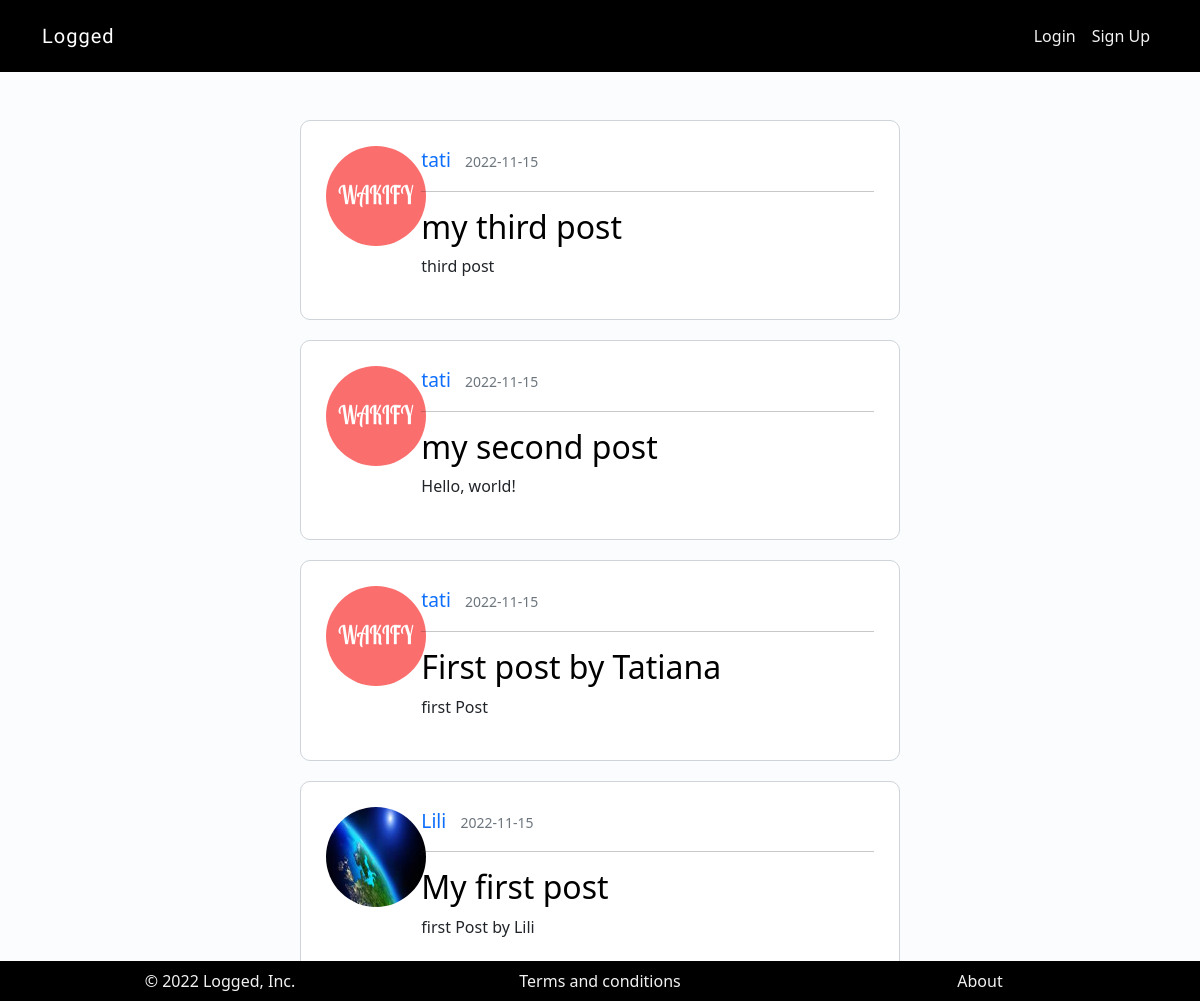
Before: / with the older database file.
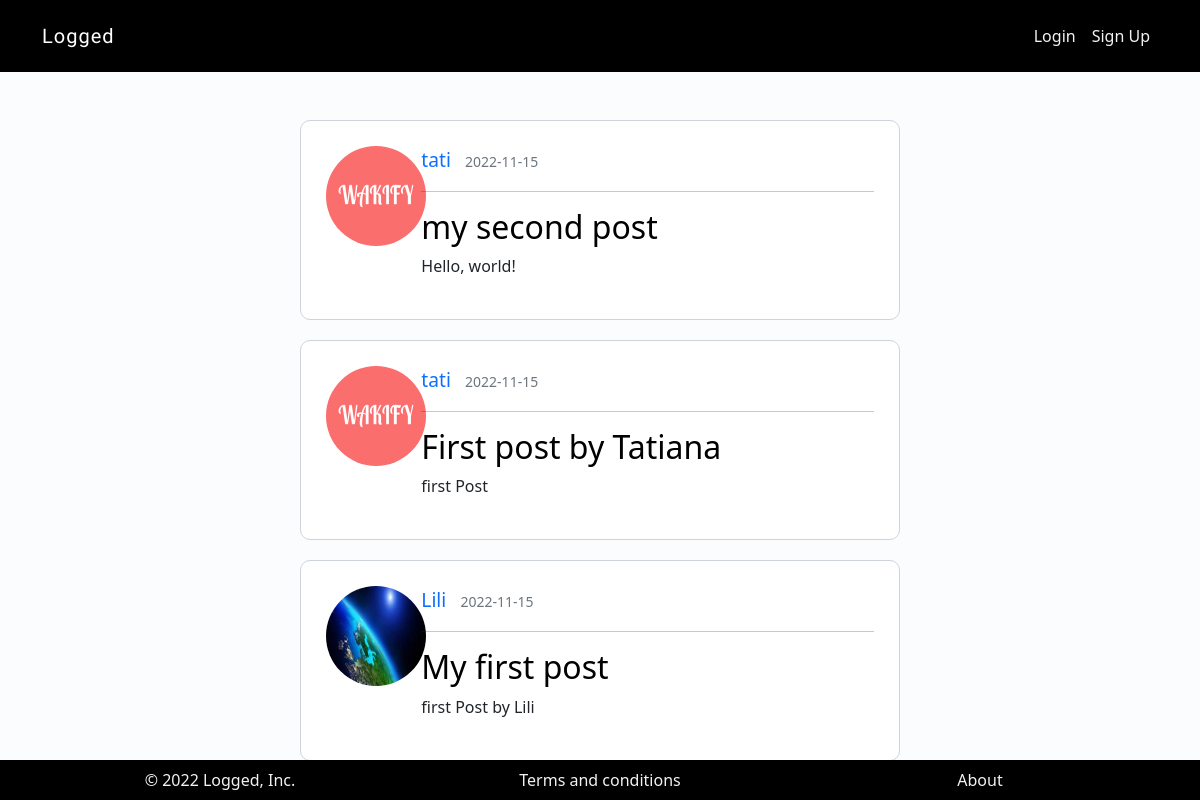
After: the same page with the newer database file.
### blogapp/models.py (models this page shows, shortened)
class Post(db.Model):
    id = db.Column(db.Integer, primary_key=True)
    title = db.Column(db.String(100), nullable=False)
    postedOn = db.Column(db.DateTime, nullable=False, default=datetime.utcnow)
    text = db.Column(db.Text, nullable=False)
    user_id = db.Column(db.Integer, db.ForeignKey('user.id'), nullable=False)

class User(db.Model):
    id = db.Column(db.Integer, primary_key=True)
    name = db.Column(db.String, nullable=False)
    username = db.Column(db.String, unique=True, nullable=False)
    email = db.Column(db.String, unique=True, nullable=False)
    password = db.Column(db.String(40), nullable=False)
    profile_picture = db.Column(db.String, nullable=False, default='default.jpeg')
    summary = db.Column(db.String)
    posts = db.relationship('Post', backref='author', lazy=True)

### blogapp/routes.py (the view)
@app.route("/")
def homepage():
    posts = db.session.execute(db.select(Post).order_by(Post.postedOn.desc())).scalars()
    return render_template("homepage.html", title="Blog Homepage", posts = posts)

### blogapp/templates/homepage.html (shortened to what this page needs)
{% extends 'layout.html' %}
{% block content %}
{% if posts %}
    {% for post in posts %}
    <div class="container posts">
        <div class="row">
            <div class="col-3 col-md-2">
                <img class="picture_post" src="../static/uploads/{{post.author.profile_picture}}" alt="Profile Picture">
            </div>
            <div class="col-9 col-md-10">
                <div>
                    <a class="post-author mr-2" href="/{{post.user_id}}">{{ post.author.name }}</a>
                    <small class="text-muted">{{ post.postedOn.strftime("%Y-%m-%d") }}</small>
                </div>
                <hr>
                <div class="post-text">
                    <h2><a class="post-title" href="/post/{{post.id}}">{{ post.title }}</a></h2>
                    <p class="post-content">{{ post.text }}</p>
                </div>
            </div>
        </div>
    </div>
    {% endfor %}
{% endif %}
{% endblock %}

### blogapp/templates/layout.html (shortened to what this page needs)
<!DOCTYPE html>
<html lang="en">
<head>
    <link href="https://cdn.jsdelivr.net/npm/bootstrap@5.2.2/dist/css/bootstrap.min.css" rel="stylesheet"
>
    <link rel="stylesheet" href={{url_for('static', filename='css/style.css')}}>
</head>
<body>
    <header>
        <nav class="navbar navbar-expand-lg navbar-dark bg-layout py-3 mb-5">
            <div class="container">
              <a class="navbar-brand" href={{url_for('homepage')}}>Logged</a>
              <div class="collapse navbar-collapse" id="navbarNav">
                <ul class="navbar-nav ms-auto">
                  {% if session["username"] %}
                  <li class="nav-item">
                    <a class="nav-link" href={{url_for('newpost')}}>New Post</a>
                  </li>
                  <li class="nav-item">
                    <a class="nav-link" href={{url_for('account')}}>Account</a>
                  </li>
                  <li class="nav-item">
                    <a class="nav-link" href={{url_for('logout')}}>Logout</a>
                  </li>
                  {% else %}
                  <li class="nav-item">
                    <a class="nav-link" href={{url_for('login')}}>Login</a>
                  </li>
                  <li class="nav-item">
                    <a class="nav-link" href={{url_for('signup')}}>Sign Up</a>
                  </li>
                  {% endif %}
                </ul>
              </div>
            </div>
          </nav>
    </header>
    <section>
    {% block content%}
    {% endblock %}
    </section>
    <footer class="bg-layout fixed-bottom py-2">
      <div class="container">
        <div class="row text-center">
          <div class="footer-items col-sm-4">&copy; 2022 Logged, Inc.</div>
          <div class="footer-items col-sm-4"><a href="#" target="_blank">Terms and conditions</a> </div>
          <div class="footer-items col-sm-4"><a href="#" target="_blank">About</a></div>
        </div>
      </div>
    </footer>
</body>
</html>

### blogapp/static/css/style.css (style rules this page uses)
body { background-color: #fafcfd; }
.signup, .login, .account, .homepage, .posts { margin: 50px auto; width: 70%; padding: 25px; border: 1px solid #ced4da; border-radius: 10px; background-color: #ffffff; }
.navbar-brand { font-family: 'Rubik Distressed', cursive; font-size: 20px; letter-spacing: 1px; }
.bg-layout { background-color: #000; }
.footer-items, .footer-items a, a.nav-link { color: #f2f2f2; text-decoration: none; }
.posts { margin: 20px auto; }
.picture_post { width:46px; height:46px; border-radius: 50%; }
.post-author { font-size: 1.2em; padding-right: 10px; text-decoration: none; }
.post-title { text-decoration: none; color: #000; }
@media only screen and (min-width: 767px) { .signup, .login, .homepage, .posts { width: 50%; } }
@media only screen and (min-width: 767px) { .picture_post { width: 100px; height: 100px; } }

Changed rows visible on the page:
removed Post: author.profile_picture (picture), author.name "tati", postedOn "2022-11-15", title "my third post", text "third post"
